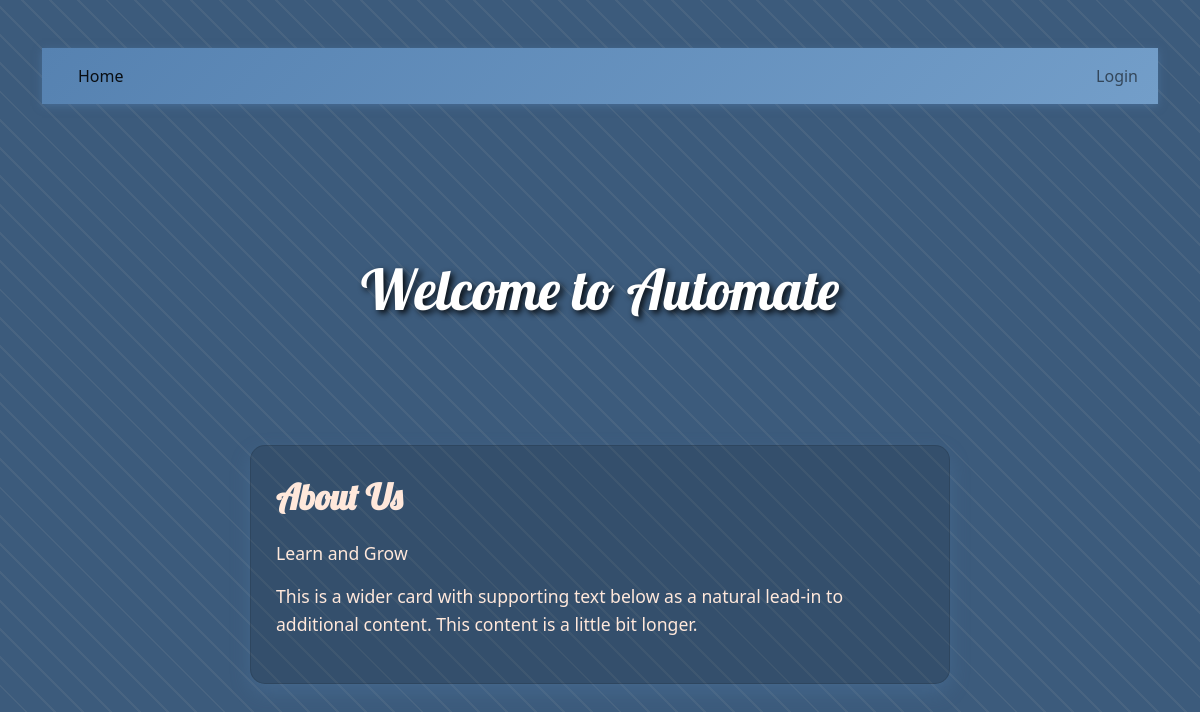
The page / on the database its author committed.
### tables this page shows
CREATE TABLE `setting` (
  `id` int(11) NOT NULL,
  `current_year` int(11) NOT NULL,
  `current_semester` varchar(11) NOT NULL,
  `school_name` varchar(100) NOT NULL,
  `slogan` varchar(300) NOT NULL,
  `about` text NOT NULL
);

### data/setting.php (called while the page is built)
<?php
function getSetting($conn){
   $sql = "SELECT * FROM setting";
   $stmt = $conn->prepare($sql);
   $stmt->execute();
   if ($stmt->rowCount() == 1) {
     $settings = $stmt->fetch();
     return $settings;
   }else {
    return 0;
   }
}

### index.php (the view, shortened to what this page needs)
<?php
include "DB_connection.php";
include "data/setting.php";
$setting = getSetting($conn);
if ($setting != 0) {
	?>
	<!DOCTYPE html>
	<html lang="en">
	<head>
		<link rel="stylesheet" href="css/bootstrap.min.css">
		<link rel="stylesheet" href="css/style.css">
	</head>
	<body class="body-home" data-theme="light">
		<div class="black-fill"><br /> <br />
			<div class="container">
				<nav class="navbar navbar-expand-lg" id="homeNav">
					<div class="container-fluid">
						<div class="collapse navbar-collapse" id="navbarSupportedContent">
							<ul class="navbar-nav me-auto mb-2 mb-lg-0">
								<li class="nav-item">
									<a class="nav-link active" aria-current="page" href="#">Home</a>
								</li>
							</ul>
							<ul class="navbar-nav ms-auto mb-2 mb-lg-0">
								<li class="nav-item">
									<a class="nav-link" href="login.php">Login</a>
								</li>
							</ul>
						</div>
					</div>
				</nav>
				<section class="welcome-text d-flex justify-content-center align-items-center flex-column margin-top-300px">
					<h4>Welcome to Automate</h4>
				</section>
				<section id="about" class="d-flex justify-content-center align-items-center">
					<div class="about-box background: transparent;">
						<h5>About Us</h5>
						<p><?= $setting['slogan'] ?></p>
						<p><?= $setting['about'] ?></p>
					</div>
				</section>
			</div>
		</div>
	</body>
	</html>
<?php } else {
	header("Location: login.php");
	exit;
} ?>

### css/style.css (style rules this page uses)
:root { --primary-color: #5682B1; --secondary-color: #739EC9; --success-color: #739EC9; --danger-color: #FFE8DB; --warning-color: #FFE8DB; --info-color: #739EC9; --light-color: #FFE8DB; --dark-color: #000000; --bg-color: #000000; --text-color: #FFE8DB; --navbar-bg: linear-gradient(135deg, #5682B1, #739EC9); --card-bg: #739EC9; --shadow: 0 2px 8px rgba(86, 130, 177, 0.5); --transition: all 0.3s ease; }
* { box-sizing: border-box; }
html, body { height: 100%; margin: 0; padding: 0; }
body { font-family: 'Segoe UI', Tahoma, Geneva, Verdana, sans-serif; background-color: var(--bg-color); color: var(--text-color); transition: var(--transition); }
body.body-home, body.body-login { background: repeating-linear-gradient(45deg, rgba(255, 255, 255, 0.1) 0px, rgba(255, 255, 255, 0.1) 2px, transparent 2px, transparent 20px), var(--primary-color); }
.black-fill { background: rgba(0, 0, 0, 0.3); height: calc(100vh - 56px); padding-top: 0; padding-bottom: 0; display: flex; flex-direction: column; overflow-y: auto; }
.container { height: 100vh; display: flex; flex-direction: column; justify-content: center; padding-top: 0; }
#homeNav { background: var(--navbar-bg) !important; box-shadow: var(--shadow); position: sticky; top: 0; z-index: 1030; }
.navbar-nav .nav-link { transition: var(--transition); }
.welcome-text { flex: 1; min-height: auto; display: flex; flex-direction: column; justify-content: center; align-items: center; text-align: center; padding: 120px 20px 20px 20px; animation: slideIn 1.5s ease forwards; }
.welcome-text h4 { color: #fff; font-size: 3.5rem; font-family: 'Lobster', cursive; margin-bottom: 10px; text-shadow: 3px 3px 6px rgba(0, 0, 0, 0.9); }
#about { flex: 1; min-height: auto; padding: 40px 20px; background: transparent; transition: opacity 1s ease-in-out; }
.about-box { max-width: 700px; width: 90%; padding: 30px 25px; border-radius: 15px; margin: 20px auto; transition: var(--transition); background: rgba(12, 18, 24, 0.15); box-shadow: 0 8px 20px rgba(86, 130, 177, 0.3); border: 1px solid rgba(35, 51, 68, 0.3); }
.about-box h5 { font-family: 'Lobster', cursive; font-size: 2.2rem; margin-bottom: 20px; color: var(--text-color); font-weight: 700; }
.about-box p { font-size: 1.1rem; line-height: 1.6; color: var(--text-color); margin-bottom: 15px; }

### rows shown on the page
setting: slogan "Learn and Grow", about "This is a wider card with supporting text below as a natural lead-in to additional content. This content is a little bit longer."
